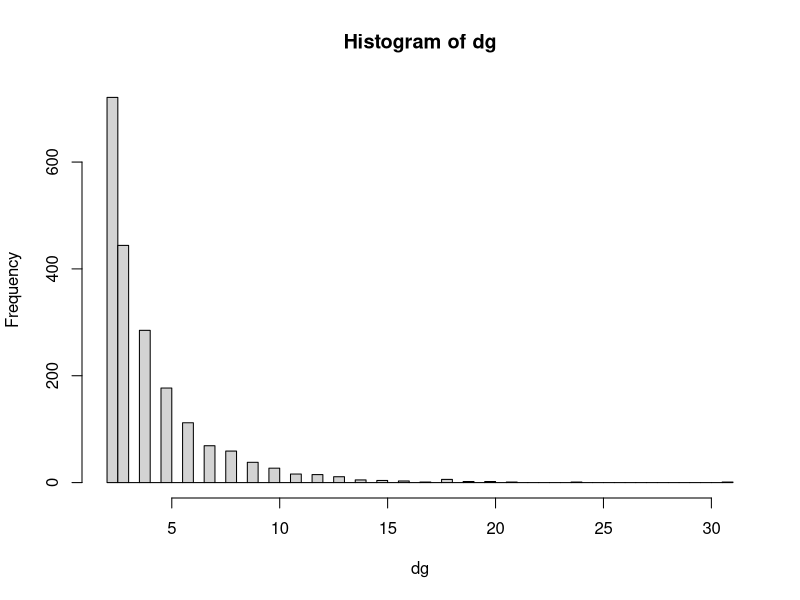
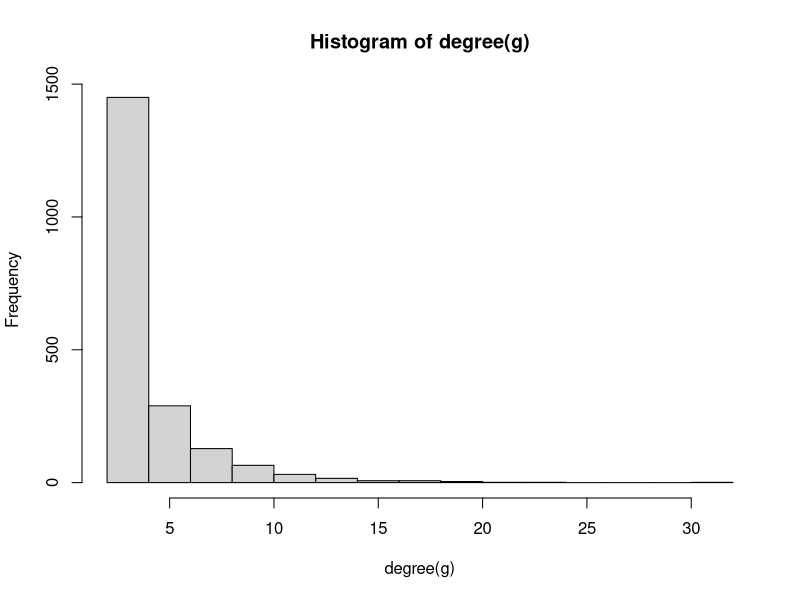

These charts were generated, in order, by the following R code:
setwd("C:\\Users\\kyccw\\Dropbox\\Research_Yu\\hurricane")
setwd("C:\\Users\\yunchuan\\Dropbox\\Research_Yu\\hurricane")
library(igraph)
library(mvtnorm)
library(Matrix)
seed = 1

# G <- as.matrix(read.csv("data_network.csv", header=F))
# g <- graph.edgelist(G, directed=F)
n_features <- 2000
n_samples <- 160
set.seed(seed)
g <- sample_pa(n_features, power=1/3, m=2, directed=F)
dg <- degree(g)
hist(dg,50)

# components(g)$no ## always 1
# vertex_connectivity(g) ## Do not calculate this for simulated graphs
transitivity(g, type="undirected") ## Clustering Coefficient
edge_density(g)
diameter(g, directed=F)
# eigen_centrality(g)
# plot(g, vertex.label=NA, vertex.size=4)

dist <- distances(g)
cov <- 0.75^dist
# for (i in 0:max(dist)) {
#   ind <- which(dist==i)
#   ind <- sample(ind, size=as.integer(length(ind)/2))
#   cov[ind] <- -cov[ind]
# }
diag(cov) <- 1
cov <- as.matrix(forceSymmetric(cov))


X_sim <- rmvnorm(n_samples, sigma = cov, method="svd")

cores <- which(dg>=18)[1:7] ## randomly choose 7 out of 13
length(cores)
predictors <- unique(unlist(adjacent_vertices(g, cores)))
length(predictors)

# Generate labels using logestic regression
beta0 <- runif(n=length(predictors)+1, 3, 5)
ind <- sample(1:length(beta0), size=as.integer(length(beta0)/3))
beta0[ind] <- -beta0[ind]
X0 <- X_sim[,predictors]
mu0 <- cbind(rep(1,nrow(X_sim)), X0)%*%beta0
logits0 <- exp(mu0)/(exp(mu0)+1)
y0 <- rep(0, nrow(X_sim))
y0[logits0>0.5] <- 1
sum(y0)/length(y0) ## proportion of labels 1

data_expression_sim <- cbind(X_sim,y0)
data_network_sim <- get.edgelist(g)
data_network_sim <- data_network_sim - 1 ## for Python

write.csv(data_expression_sim, file="data_expression_sim.csv", row.names=F, col.names=F)
## trivial to store data_network.csv for Neural: the partition will reduce genes involved in the network
# write.csv(data_network_sim, file="data_network_sim.csv", row.names=F, col.names=F)


### Create network partitions
G <- data_network_sim + 1
g <- graph.edgelist(G, directed=F)

## basic statistics
hist(degree(g),20)
dg <- degree(g)
components(g)$no ## the whole network is one connected component
diameter(g, directed=F) 

partition <- as.matrix(get.adjacency(g))


## make partition matrix
degree_threshold <- 8
length(dg[dg > degree_threshold])
centers <- V(g)[dg > degree_threshold]
length(centers)
partition <- matrix(0, nrow=length(V(g)), ncol=length(centers))
for (i in 1:ncol(partition)) {
  partition[c(G[which(G[,1]==centers[i]),2], G[which(G[,2]==centers[i]),1]),i] <- 1
}

n_neighbors <- apply(partition, 2, sum)
apply(partition, 1, sum) ## display overlapping/mixed membership
# omit <- which(apply(partition, 1, sum) == 0)
range(n_neighbors)
length(which(partition==1))

write.table(partition, "partition_sim.txt", row.names=F, col.names=F)
# write.table(partition[-omit,], "partition_sim.txt", row.names=F, col.names=F)
# write.csv(data_expression_sim[,-omit], file="data_expression_net_sim.csv", row.names=F, col.names=F)




